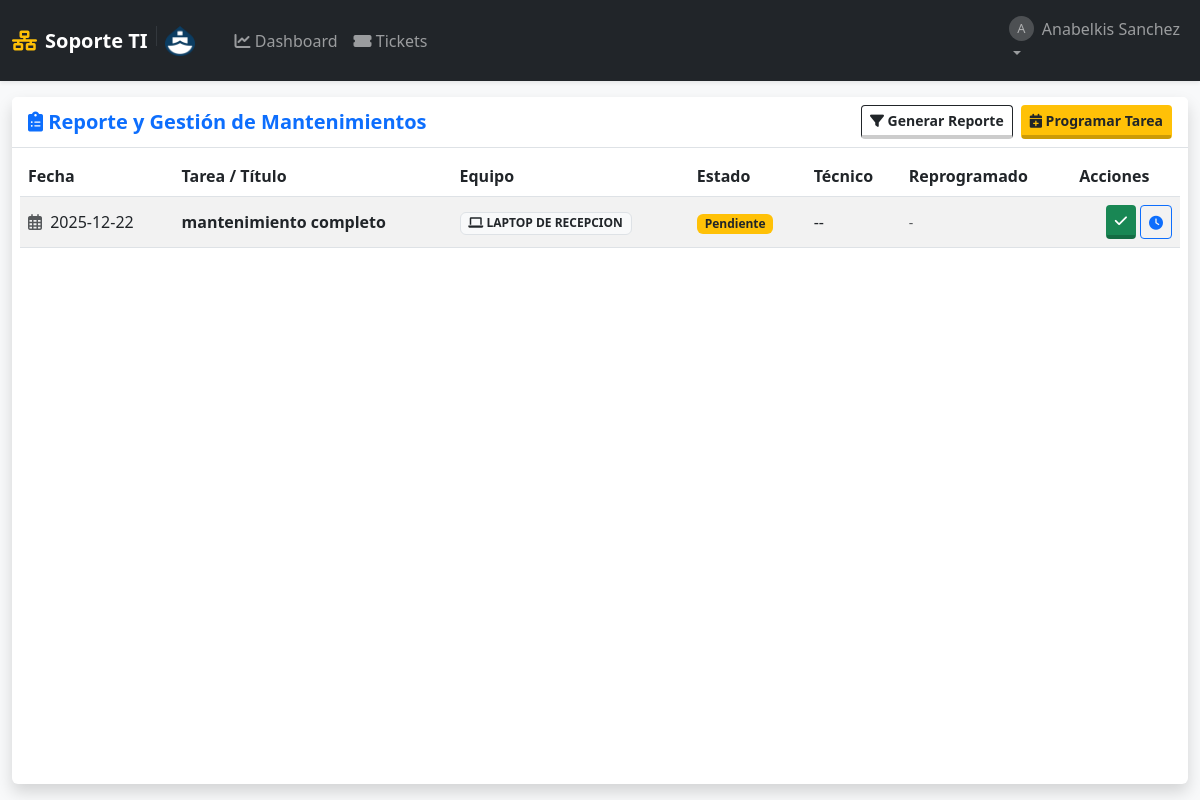
Page /mantenimientos (signed in) on the earlier database version.
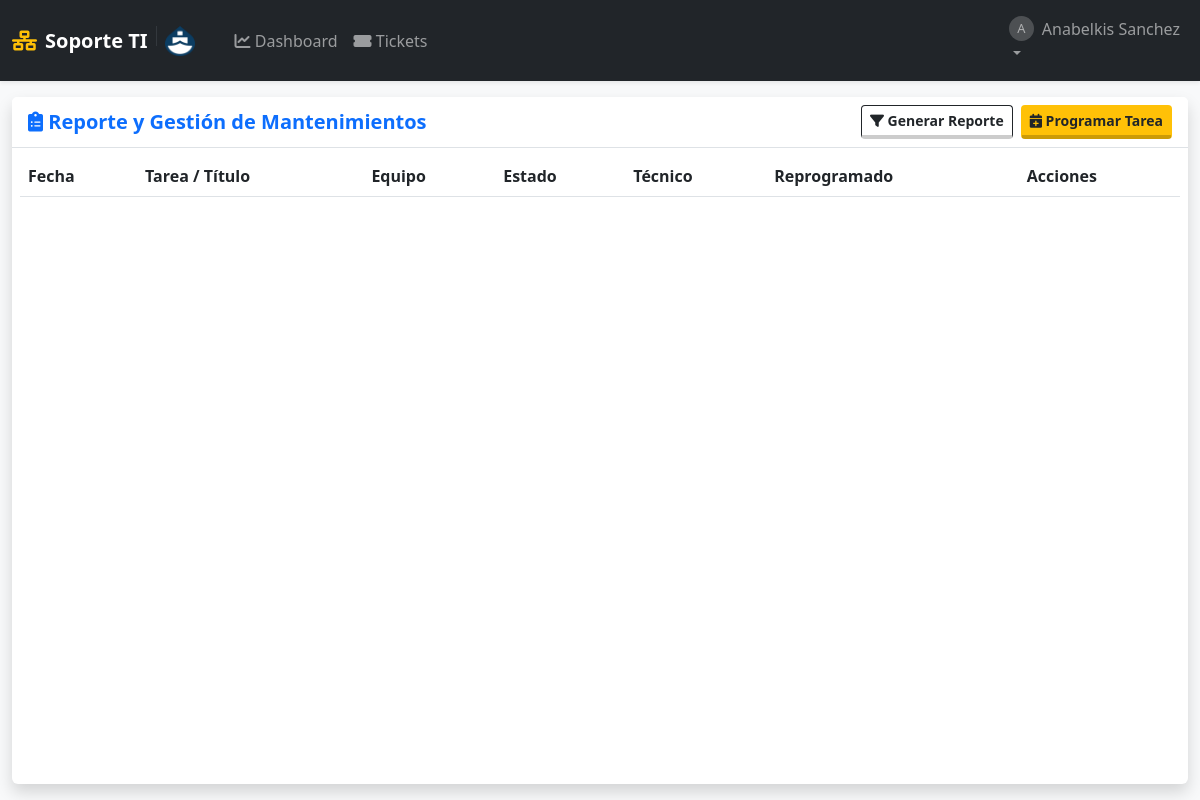
Same page on the later database version.
### tables this page shows
CREATE TABLE mantenimientos (
            id INTEGER PRIMARY KEY AUTOINCREMENT,
            equipo_id INTEGER NOT NULL,
            titulo TEXT NOT NULL,
            fecha_programada DATE NOT NULL,
            estado TEXT DEFAULT 'Pendiente',
            tecnico_asignado_id INTEGER, motivo_reprogramacion TEXT,
            FOREIGN KEY (equipo_id) REFERENCES equipos (id) ON DELETE CASCADE,
            FOREIGN KEY (tecnico_asignado_id) REFERENCES usuarios (id) ON DELETE SET NULL
        );

CREATE TABLE equipos (
            id INTEGER PRIMARY KEY AUTOINCREMENT,
            nombre_equipo TEXT UNIQUE NOT NULL,
            tipo TEXT,
            marca_modelo TEXT,
            numero_serie TEXT UNIQUE,
            fecha_adquisicion DATE,
            usuario_asignado_id INTEGER,
            notas TEXT, procesador TEXT, memoria_ram TEXT, tipo_ram TEXT, disco_duro TEXT, tipo_disco TEXT, fecha_compra DATE, color TEXT,
            FOREIGN KEY (usuario_asignado_id) REFERENCES usuarios (id) ON DELETE SET NULL
        );

### app.py (the view)
@app.route('/mantenimientos')
@login_required
def lista_mantenimientos():
    db = get_db()
    f_inicio = request.args.get('fecha_inicio')
    f_fin = request.args.get('fecha_fin')
    f_estado = request.args.get('estado')
    f_equipo = request.args.get('equipo_id')
    query = """
        SELECT m.*, e.nombre_equipo, u.username as tecnico
        FROM mantenimientos m
        JOIN equipos e ON m.equipo_id = e.id
        LEFT JOIN usuarios u ON m.tecnico_asignado_id = u.id
        WHERE 1=1
    """
    params = []
    if f_inicio and f_fin:
        query += " AND m.fecha_programada BETWEEN ? AND ?"
        params.extend([f_inicio, f_fin])
    if f_estado and f_estado != 'Todos':
        query += " AND m.estado = ?"
        params.append(f_estado)
    if f_equipo and f_equipo != 'Todos':
        query += " AND m.equipo_id = ?"
        params.append(f_equipo)
    query += " ORDER BY m.fecha_programada ASC"
    mantenimientos = db.execute(query, params).fetchall()
    equipos = db.execute("SELECT id, nombre_equipo FROM equipos ORDER BY nombre_equipo").fetchall()
    return render_template('mantenimientos.html', mantenimientos=mantenimientos, equipos=equipos)

### app.py (called while the page is built)
def get_db():
    if 'db' not in g:
        g.db = sqlite3.connect(app.config['DB_FILE'])
        g.db.row_factory = sqlite3.Row
        g.db.execute("PRAGMA foreign_keys = ON")
    return g.db

def login_required(f):
    @wraps(f)
    def decorated_function(*args, **kwargs):
        if 'user_id' not in session:
            flash('Por favor, inicia sesión.', 'warning')
            return redirect(url_for('login'))
        return f(*args, **kwargs)
    return decorated_function

### templates/mantenimientos.html (shortened to what this page needs)
{% extends "layout.html" %}
{% block content %}
<div class="card shadow h-100 border-0">
    <div class="card-header bg-white py-2 border-bottom d-flex justify-content-between align-items-center">
        <h5 class="mb-0 text-primary fw-bold"><i class="fas fa-clipboard-list"></i> Reporte y Gestión de Mantenimientos</h5>
        <div class="d-flex gap-2">
            <button class="btn btn-outline-dark btn-sm" type="button" data-bs-toggle="collapse" data-bs-target="#panelFiltros">
                <i class="fas fa-filter"></i> Generar Reporte
            </button>
            <a href="{{ url_for('programar_mantenimiento') }}" class="btn btn-warning btn-sm text-dark">
                <i class="fas fa-calendar-plus"></i> Programar Tarea
            </a>
        </div>
    </div>
    <div class="card-body p-2">
        <table class="table table-striped table-hover tabla-enterprise w-100 align-middle">
            <thead>
                <tr>
                    <th>Fecha</th>
                    <th>Tarea / Título</th>
                    <th>Equipo</th>
                    <th>Estado</th>
                    <th>Técnico</th>
                    <th>Reprogramado</th>
                    <th>Acciones</th>
                </tr>
            </thead>
            <tbody>
                {% for mant in mantenimientos %}
                <tr>
                    <td data-order="{{ mant.fecha_programada }}">
                        <i class="far fa-calendar-alt text-muted me-1"></i>
                        {{ mant.fecha_programada }}
                    </td>
                    <td class="fw-bold">{{ mant.titulo }}</td>
                    <td>
                        <span class="badge bg-light text-dark border">
                            <i class="fas fa-laptop"></i> {{ mant.nombre_equipo }}
                        </span>
                    </td>
                    <td>
                        {% if mant.estado == 'Pendiente' %}
                            <span class="badge bg-warning text-dark">Pendiente</span>
                        {% else %}
                            <span class="badge bg-success">Realizado</span>
                        {% endif %}
                    </td>
                    <td>{{ mant.tecnico or '--' }}</td>
                    <td>
                        {% if mant.motivo_reprogramacion %}
                            <span class="text-danger small" title="{{ mant.motivo_reprogramacion }}">
                                <i class="fas fa-exclamation-triangle"></i> Sí
                            </span>
                        {% else %}
                            <span class="text-muted small">-</span>
                        {% endif %}
                    </td>
                    <td class="text-end">
                        <div class="d-flex gap-1 justify-content-end">
                            {% if mant.estado == 'Pendiente' %}
                                <form action="{{ url_for('completar_mantenimiento', mant_id=mant.id) }}" method="POST">
                                    <button class="btn btn-success btn-sm" title="Marcar Realizado">
                                        <i class="fas fa-check"></i>
                                    </button>
                                </form>
                                <button type="button" class="btn btn-outline-primary btn-sm" data-bs-toggle="modal" data-bs-target="#modalReprogramar{{ mant.id }}" title="Reprogramar">
                                    <i class="fas fa-clock"></i>
                                </button>
                            {% endif %}
                        </div>
                    </td>
                </tr>
                {% endfor %}
            </tbody>
        </table>
    </div>
</div>
{% endblock %}

Differences in the rows shown:
removed mantenimientos: fecha_programada "2025-12-22", titulo "mantenimiento completo", nombre_equipo "LAPTOP DE RECEPCION", estado "Pendiente", tecnico "--"
